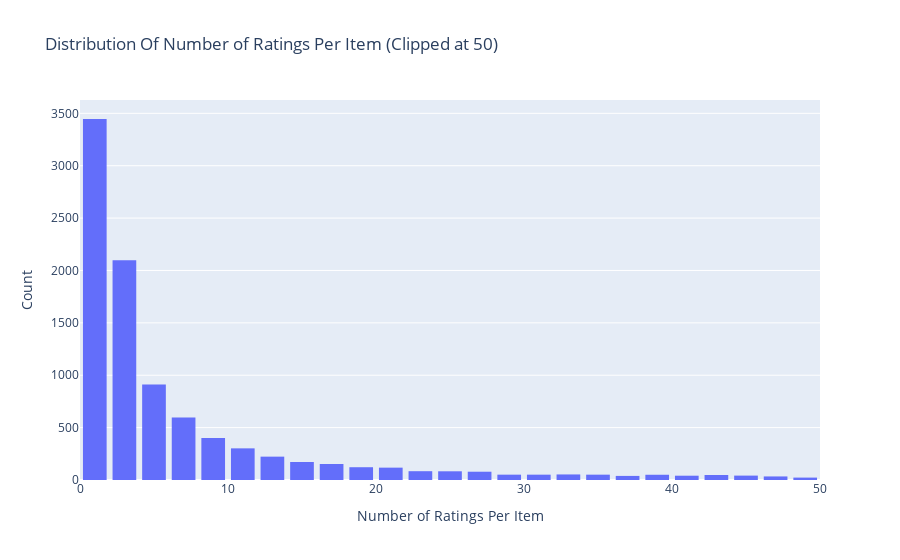

Notebook source saved alongside this figure:
### Markdown cell above
### Ratings Distribution By Item

### Code cell
# Number of ratings per book
data = df.groupby('item')['rating'].count().clip(upper=50)

# Create trace
trace = go.Histogram(x = data.values,
                     name = 'Ratings',
                     xbins = dict(start = 0,
                                  end = 50,
                                  size = 2))
# Create layout
layout = go.Layout(title = 'Distribution Of Number of Ratings Per Item (Clipped at 50)',
                   xaxis = dict(title = 'Number of Ratings Per Item'),
                   yaxis = dict(title = 'Count'),
                   bargap = 0.2)

# Create plot
fig = go.Figure(data=[trace], layout=layout)
fig.show()

### Figure 1 — Plotly figure (JSON) as saved in the notebook; plotly's stock layout.template omitted (floating-point values rounded to 4 significant figures; data arrays with more than 128 entries replaced by an {"elided": "..."} marker saying what was removed)
{"data": [{"name": "Ratings", "type": "histogram", "x": {"elided": "9724 int values"}, "xbins": {"end": 50, "size": 2, "start": 0}}], "layout": {"autosize": true, "bargap": 0.2, "title": {"text": "Distribution Of Number of Ratings Per Item (Clipped at 50)"}, "xaxis": {"autorange": true, "range": [0, 50], "title": {"text": "Number of Ratings Per Item"}, "type": "linear"}, "yaxis": {"autorange": true, "range": [0, 3627.0], "title": {"text": "Count"}}}}
